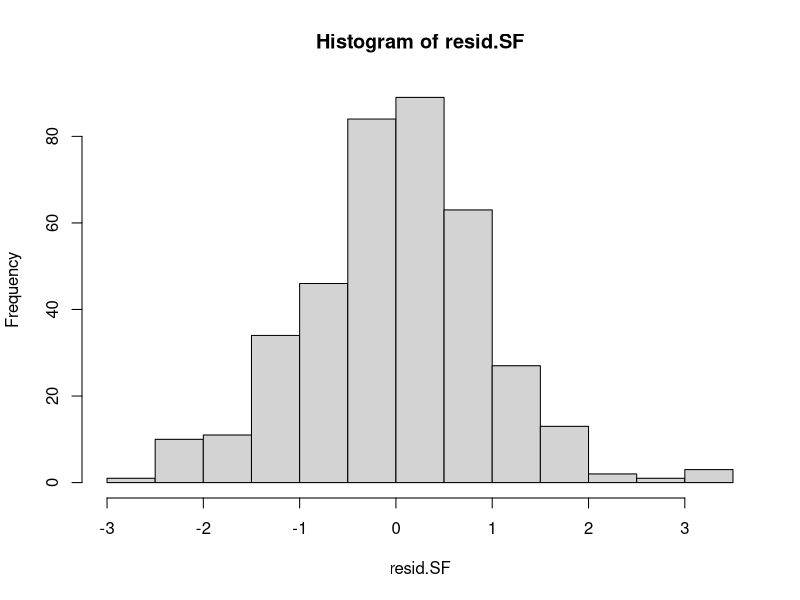
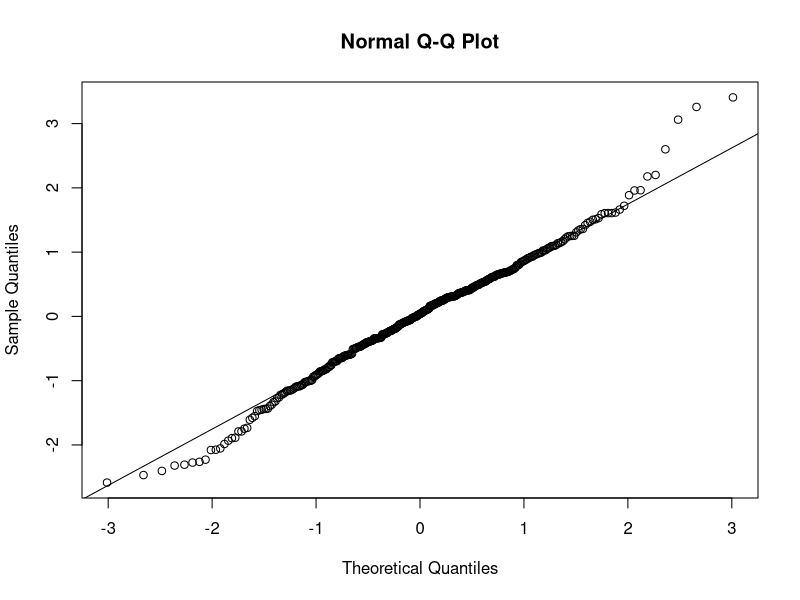
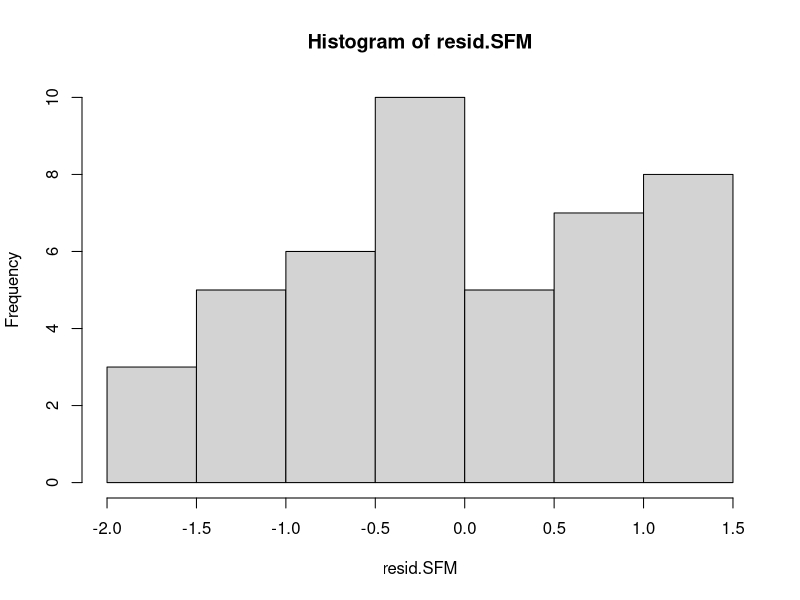
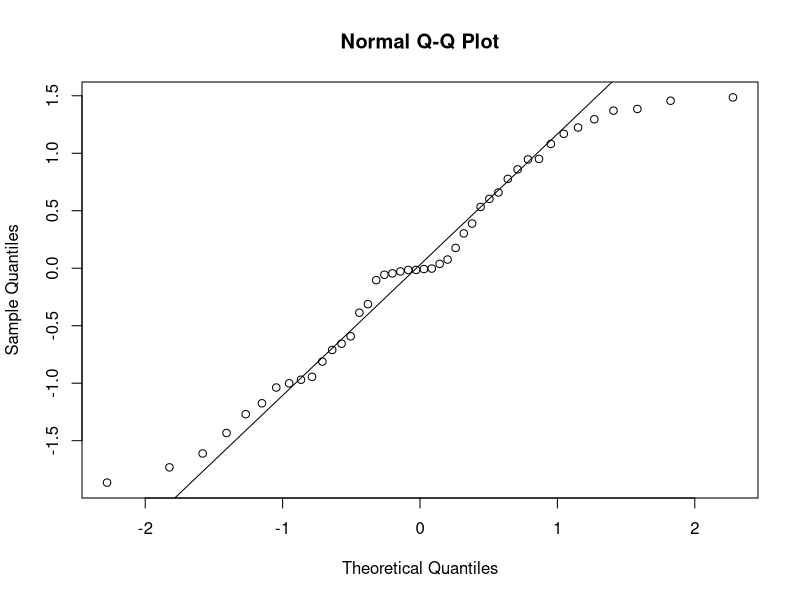
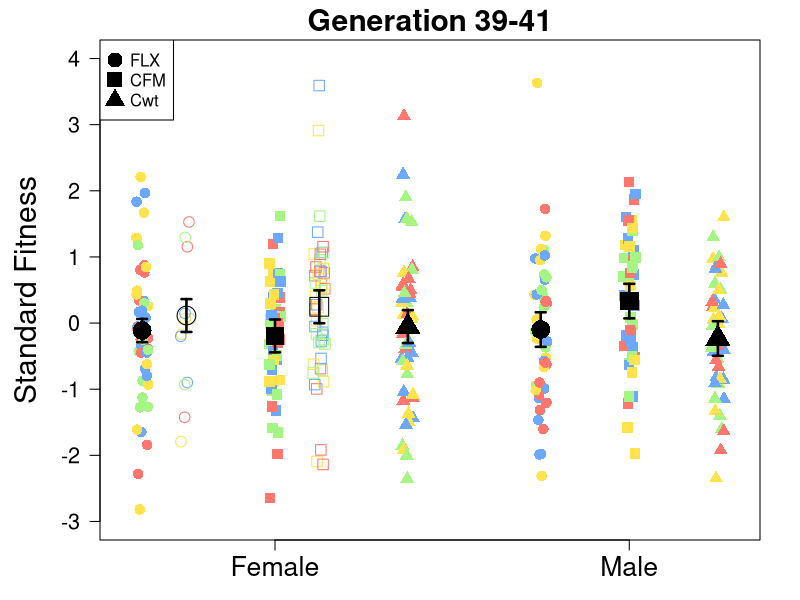
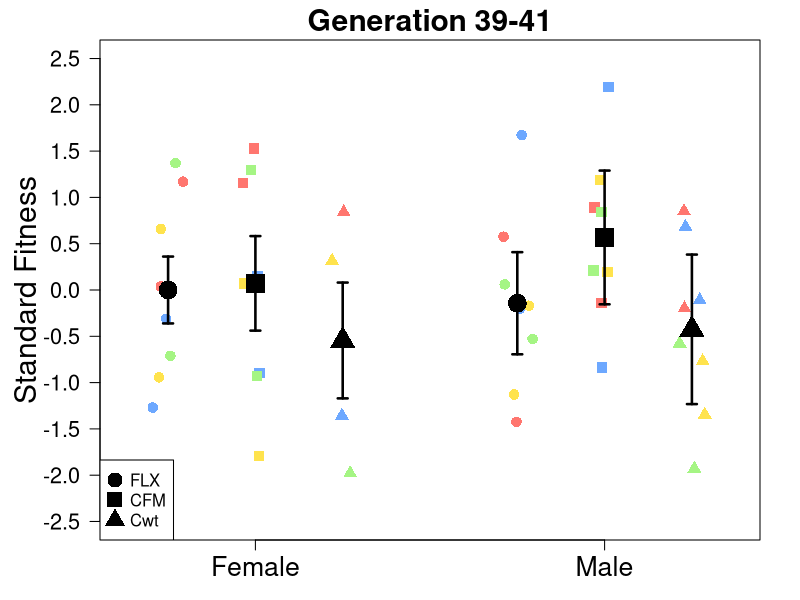

Source code (R) for these figures, in order:
################################################################################################
############################### STANDARD FITNESS GENERATION 39-41 ##############################
################################################################################################

#Set up environment
library(car)
library(Hmisc)
library(lme4)
library(lmerTest)

#Read in csv file with data
SF.data <- read.table(file = "StandardFitnessG3941.csv", h = T, sep = ",")
SFM.data <- read.table(file = "StandardFitnessG3941Mean.csv", h = T, sep = ",")


##########################################  STATISTIC  #########################################


##############################
####THE MODEL FOR ALL DATA####
##############################


### FEMALE TYPE ###

### T-TEST ###
#First test if the types are significant different within FLX & CFM
FLXsf <- subset(SF.data, regime == "aFLX" & sex == "f")
CFMsf <- subset(SF.data, regime == "bCFM" & sex == "f")

#Do a t-test for FLX
t.test(FLXsf$standard ~ FLXsf$type)
#FLX 2X and 1X are not significant different: P = 0.2268

#Do a t-test for CFM
t.test(CFMsf$standard ~ CFMsf$type)
#CFM 2X and 1X are not significant different: P = 0.02979


##2X and 1X can not be tested together


### LINEAT MODEL ###

#Linear mixed model testing if regime has a significant effect on standard fitness
model.SF <- lmer(standard ~ regimetype + block + (1|regimetype:rep_population), data = SF.data)
#ANOVA
anova(model.SF, test = "F")
#RegimeType is not significant, P = 0.17895
#Block is, P = 0.02253
ranova(model.SF)
#Nested factor is not significant, P = 0.09538


#Homogeneity of variances
leveneTest(SF.data$standard, SF.data$regimetype)
#Not significant, assumption of homogeneity of variances is met

#Test the model by looking at the residuls
resid.SF <- residuals(model.SF)
hist(resid.SF)
shapiro.test(resid.SF)
qqnorm(resid.SF)
qqline(resid.SF)
#The residuls are more or less normally distrubuted, meaning that the model is valid 



###################################
####THE MODEL FOR THE MEAN DATA####
###################################


### FEMALE TYPE ###

### T-TEST ###
#First test if the types are significant different within FLX & CFM
FLXsfM <- subset(SFM.data, regime == "aFLX" & sex == "f")
CFMsfM <- subset(SFM.data, regime == "bCFM" & sex == "f")

#Do a t-test for FLX
t.test(FLXsfM$standard ~ FLXsfM$type)
#FLX 2X and 1X are not significant different: P = 0.4006

#Do a t-test for CFM
t.test(CFMsfM$standard ~ CFMsfM$type)
#CFM 2X and 1X are not significant different: P = 0.2012


##2X and 1X can be tested together


### LINEAT MODEL ###

#Linear mixed model testing if regime has a significant effect on standard fitness
model.SFM <- lm(standard ~ regime * sex + block, data = SFM.data)
#ANOVA
anova(model.SFM, test = "F")
#regime is not significant, P = 0.1447
#Sex is not, P = 0.6068
#And the interaction is not, P = 0.6770
#Block is not, P = 0.1224

#Homogeneity of variances
leveneTest(SFM.data$standard ~ SFM.data$regime * SFM.data$sex)
#Not significant, assumption of homogeneity of variances is met

#Test the model by looking at the residuls
resid.SFM <- residuals(model.SFM)
hist(resid.SFM)
shapiro.test(resid.SFM)
qqnorm(resid.SFM)
qqline(resid.SFM)
#The residuls are more or less normally distrubuted, meaning that the model is valid 


#########################################  PLOT DATA  #########################################


#Colours
RP1 <- "#ff766f"
RP2 <- "#ffe34d"
RP3 <- "#6da8ff"
RP4 <- "#a5f584"


### PLOT ALL DATA ###

#Add fitted values
SF.data$fitted <- fitted(model.SF)

#Caluclate mean
SF.M <- tapply(SF.data$fitted, SF.data$regimetype, mean)
#SE
SF.SE <- (summary(model.SF)$coefficients[1:8,2])


## The plot

pdf("StandardFitnessG3941.pdf", 7, 7)
par(mar = c(3, 5, 2, 2))
#First make the plot
plot(NULL, xlim = c(0.3, 7.2), xlab = "", xaxt = "n", ylim = c(-3, 4), ylab = "Standard Fitness",
     cex.lab = 1.8, cex.axis = 1.3, las = 1, main = "Generation 39-41", cex.main = 1.8)
#Add points
points(jitter(rep(0.5, 48), -0.07, 0.07), SF.data$standard[SF.data$regimetype == "aFLX2X"],
       pch = 16, cex = 1.4, col = c(RP1, RP2, RP3, RP4))
points(jitter(rep(1, 48), -0.07, 0.07), SFM.data$standard[SF.data$regimetype == "bFLX1X"],
       pch = 1, cex = 1.4, col = c(RP1, RP2, RP3, RP4))
points(jitter(rep(2, 48), -0.07, 0.07), SF.data$standard[SF.data$regimetype == "cCFM2X"],
       pch = 15, cex = 1.4, col = c(RP1, RP2, RP3, RP4))
points(jitter(rep(2.5, 48), -0.07, 0.07), SF.data$standard[SF.data$regimetype == "dCFM1X"],
       pch = 0, cex = 1.4, col = c(RP1, RP2, RP3, RP4))
points(jitter(rep(3.5, 48), -0.07, 0.07), SF.data$standard[SF.data$regimetype == "eCwtf"],
       pch = 17, cex = 1.4, col = c(RP1, RP2, RP3, RP4))
points(jitter(rep(5, 48), -0.07, 0.07), SF.data$standard[SF.data$regimetype == "fFLXm"],
       pch = 16, cex = 1.4, col = c(RP1, RP2, RP3, RP4))
points(jitter(rep(6, 48), -0.07, 0.07), SF.data$standard[SF.data$regimetype == "gCFMm"],
       pch = 15, cex = 1.4, col = c(RP1, RP2, RP3, RP4))
points(jitter(rep(7, 48), -0.07, 0.07), SF.data$standard[SF.data$regimetype == "hCwtm"],
       pch = 17, cex = 1.4, col = c(RP1, RP2, RP3, RP4))
#Add errorbar
xSF <- c(0.5, 1, 2, 2.5, 3.5, 5, 6, 7)
errbar(xSF, SF.M, SF.M + SF.SE, SF.M - SF.SE, 
       pch = c(16, 1, 15, 0, 17, 16, 15, 17), cex = 2.5, lwd = 2.5, add = T)
#Add axis
axis(1, at = c(2, 6), cex.axis = 1.6, labels = c("Female", "Male"))
#Add legend
legend("topleft", c("FLX", "CFM", "Cwt"), pch = c(16, 15, 17), pt.cex = 2)
dev.off()



### PLOT MEAN ###

#Add fitted values
SFM.data$fitted <- fitted(model.SFM)

#Caluclate mean
SFM.M <- aggregate(fitted ~ regime + sex, mean, data = SFM.data)
#SE
SFM.SE <- (summary(model.SFM)$coefficients[c(1:4, 6:7),2])


## The plot

pdf("StandardFitnessG3941mean.pdf", 7, 7)
par(mar = c(3, 5, 2, 2))
#First make the plot
plot(NULL, xlim = c(0.2, 3), xlab = "", xaxt = "n", ylim = c(-2.5, 2.5), ylab = "Standard Fitness", yaxt = "n",
     cex.lab = 1.8, las = 1, main = "Generation 39-41", cex.main = 1.8)
#Add points
points(jitter(rep(0.4, 8), -0.07, 0.07), SFM.data$standard[SFM.data$regimesex == "aFLXf"],
       pch = 16, cex = 1.4, col = c(RP1, RP2, RP3, RP4))
points(jitter(rep(0.8, 8), -0.07, 0.07), SFM.data$standard[SFM.data$regimesex == "bCFMf"],
       pch = 15, cex = 1.4, col = c(RP1, RP2, RP3, RP4))
points(jitter(rep(1.2, 4), -0.07, 0.07), SFM.data$standard[SFM.data$regimesex == "cCwtf"],
       pch = 17, cex = 1.4, col = c(RP1, RP2, RP3, RP4))
points(jitter(rep(2, 8), -0.07, 0.07), SFM.data$standard[SFM.data$regimesex == "dFLXm"],
       pch = 16, cex = 1.4, col = c(RP1, RP2, RP3, RP4))
points(jitter(rep(2.4, 8), -0.07, 0.07), SFM.data$standard[SFM.data$regimesex == "eCFMm"],
       pch = 15, cex = 1.4, col = c(RP1, RP2, RP3, RP4))
points(jitter(rep(2.8, 8), -0.07, 0.07), SFM.data$standard[SFM.data$regimesex == "fCwtm"],
       pch = 17, cex = 1.4, col = c(RP1, RP2, RP3, RP4))
#Add errorbar
xSFM <- c(0.4, 0.8, 1.2, 2, 2.4, 2.8)
errbar(xSFM, SFM.M$fitted, SFM.M$fitted + SFM.SE, SFM.M$fitted - SFM.SE, 
       pch = c(16, 15, 17), cex = 2.5, lwd = 2.5, add = T)
#Add axis
axis(1, at = c(0.8, 2.4), cex.axis = 1.6, labels = c("Female", "Male"))
axis(2, at = seq(-2.5, 2.5,  by = 0.5), cex.axis = 1.3, las = 1)
#Add legend
legend("bottomleft", c("FLX", "CFM", "Cwt"), pch = c(16, 15, 17), pt.cex = 2)
dev.off()
